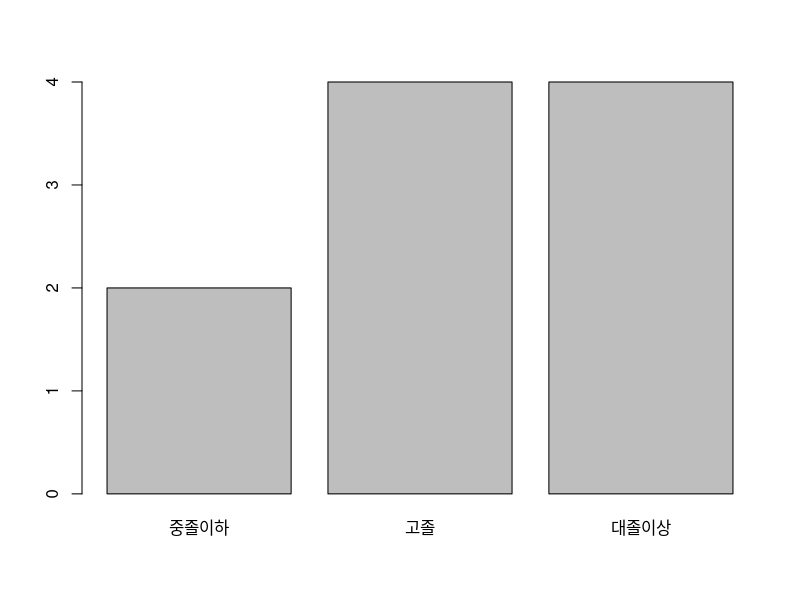

Here is the R script that generated this plot:
# Title     : TODO
# Objective : TODO
# Created by: justk
# Created on: 2021-09-19
ex8 <- read.table('ch1/example1/ex8.txt')
attach(ex8)
colnames(ex8)
sex.tb <- table(sex)
sex.tb
edu.tb <- table(edu)
edu.tb

# table 함수는 해당 벡터의 원소를 세는 방향으로 만들어지는것 같다.. 원래 그랬나?

#Sys.setlocale("LC_CTYPE", ".1251")
rownames(edu.tb) <- c('중졸이하', '고졸', '대졸이상')
barplot(edu.tb)
